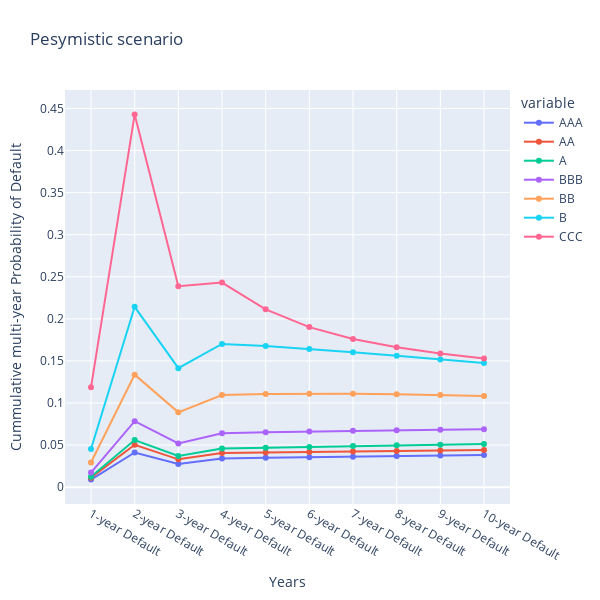

Notebook source saved alongside this figure:
### Code cell
fig = px.line(Pesimistic_final)
fig.update_layout(title='Pesymistic scenario', autosize=False,
                    width=600, height=600,
                    margin=dict(l=65, r=50, b=65, t=90),
                    xaxis_title="Years",
                    yaxis_title="Cummulative multi-year Probability of Default")

fig.update_traces(mode='markers+lines')
fig.show()

### Figure 1 — Plotly figure (JSON) as saved in the notebook; plotly's stock layout.template omitted (floating-point values rounded to 4 significant figures)
{"data": [{"hovertemplate": "variable=AAA<br>years=%{x}<br>value=%{y}<extra></extra>", "legendgroup": "AAA", "line": {"color": "#636efa", "dash": "solid"}, "marker": {"symbol": "circle"}, "mode": "markers+lines", "name": "AAA", "orientation": "v", "showlegend": true, "type": "scatter", "x": ["1-year Default", "2-year Default", "3-year Default", "4-year Default", "5-year Default", "6-year Default", "7-year Default", "8-year Default", "9-year Default", "10-year Default"], "xaxis": "x", "y": [0.009027, 0.04119, 0.02743, 0.034, 0.03479, 0.03554, 0.03626, 0.03695, 0.03763, 0.03829], "yaxis": "y"}, {"hovertemplate": "variable=AA<br>years=%{x}<br>value=%{y}<extra></extra>", "legendgroup": "AA", "line": {"color": "#EF553B", "dash": "solid"}, "marker": {"symbol": "circle"}, "mode": "markers+lines", "name": "AA", "orientation": "v", "showlegend": true, "type": "scatter", "x": ["1-year Default", "2-year Default", "3-year Default", "4-year Default", "5-year Default", "6-year Default", "7-year Default", "8-year Default", "9-year Default", "10-year Default"], "xaxis": "x", "y": [0.01126, 0.05033, 0.03303, 0.04047, 0.04107, 0.04167, 0.0423, 0.04293, 0.04357, 0.04421], "yaxis": "y"}, {"hovertemplate": "variable=A<br>years=%{x}<br>value=%{y}<extra></extra>", "legendgroup": "A", "line": {"color": "#00cc96", "dash": "solid"}, "marker": {"symbol": "circle"}, "mode": "markers+lines", "name": "A", "orientation": "v", "showlegend": true, "type": "scatter", "x": ["1-year Default", "2-year Default", "3-year Default", "4-year Default", "5-year Default", "6-year Default", "7-year Default", "8-year Default", "9-year Default", "10-year Default"], "xaxis": "x", "y": [0.01237, 0.05591, 0.03708, 0.04586, 0.04688, 0.04785, 0.04878, 0.04966, 0.0505, 0.05129], "yaxis": "y"}, {"hovertemplate": "variable=BBB<br>years=%{x}<br>value=%{y}<extra></extra>", "legendgroup": "BBB", "line": {"color": "#ab63fa", "dash": "solid"}, "marker": {"symbol": "circle"}, "mode": "markers+lines", "name": "BBB", "orientation": "v", "showlegend": true, "type": "scatter", "x": ["1-year Default", "2-year Default", "3-year Default", "4-year Default", "5-year Default", "6-year Default", "7-year Default", "8-year Default", "9-year Default", "10-year Default"], "xaxis": "x", "y": [0.01733, 0.07845, 0.05196, 0.06407, 0.0652, 0.06619, 0.06703, 0.06773, 0.0683, 0.06875], "yaxis": "y"}, {"hovertemplate": "variable=BB<br>years=%{x}<br>value=%{y}<extra></extra>", "legendgroup": "BB", "line": {"color": "#FFA15A", "dash": "solid"}, "marker": {"symbol": "circle"}, "mode": "markers+lines", "name": "BB", "orientation": "v", "showlegend": true, "type": "scatter", "x": ["1-year Default", "2-year Default", "3-year Default", "4-year Default", "5-year Default", "6-year Default", "7-year Default", "8-year Default", "9-year Default", "10-year Default"], "xaxis": "x", "y": [0.02926, 0.1337, 0.0889, 0.1094, 0.1106, 0.1111, 0.111, 0.1104, 0.1094, 0.1082], "yaxis": "y"}, {"hovertemplate": "variable=B<br>years=%{x}<br>value=%{y}<extra></extra>", "legendgroup": "B", "line": {"color": "#19d3f3", "dash": "solid"}, "marker": {"symbol": "circle"}, "mode": "markers+lines", "name": "B", "orientation": "v", "showlegend": true, "type": "scatter", "x": ["1-year Default", "2-year Default", "3-year Default", "4-year Default", "5-year Default", "6-year Default", "7-year Default", "8-year Default", "9-year Default", "10-year Default"], "xaxis": "x", "y": [0.0454, 0.2143, 0.1414, 0.1702, 0.1677, 0.1642, 0.1602, 0.156, 0.1517, 0.1475], "yaxis": "y"}, {"hovertemplate": "variable=CCC<br>years=%{x}<br>value=%{y}<extra></extra>", "legendgroup": "CCC", "line": {"color": "#FF6692", "dash": "solid"}, "marker": {"symbol": "circle"}, "mode": "markers+lines", "name": "CCC", "orientation": "v", "showlegend": true, "type": "scatter", "x": ["1-year Default", "2-year Default", "3-year Default", "4-year Default", "5-year Default", "6-year Default", "7-year Default", "8-year Default", "9-year Default", "10-year Default"], "xaxis": "x", "y": [0.1186, 0.4429, 0.2388, 0.2431, 0.2113, 0.1902, 0.1761, 0.1663, 0.1589, 0.1529], "yaxis": "y"}], "layout": {"autosize": false, "height": 600, "legend": {"title": {"text": "variable"}, "tracegroupgap": 0}, "margin": {"b": 65, "l": 65, "r": 50, "t": 90}, "title": {"text": "Pesymistic scenario"}, "width": 600, "xaxis": {"anchor": "y", "domain": [0, 1], "title": {"text": "Years"}}, "yaxis": {"anchor": "x", "domain": [0, 1], "title": {"text": "Cummulative multi-year Probability of Default"}}}}
